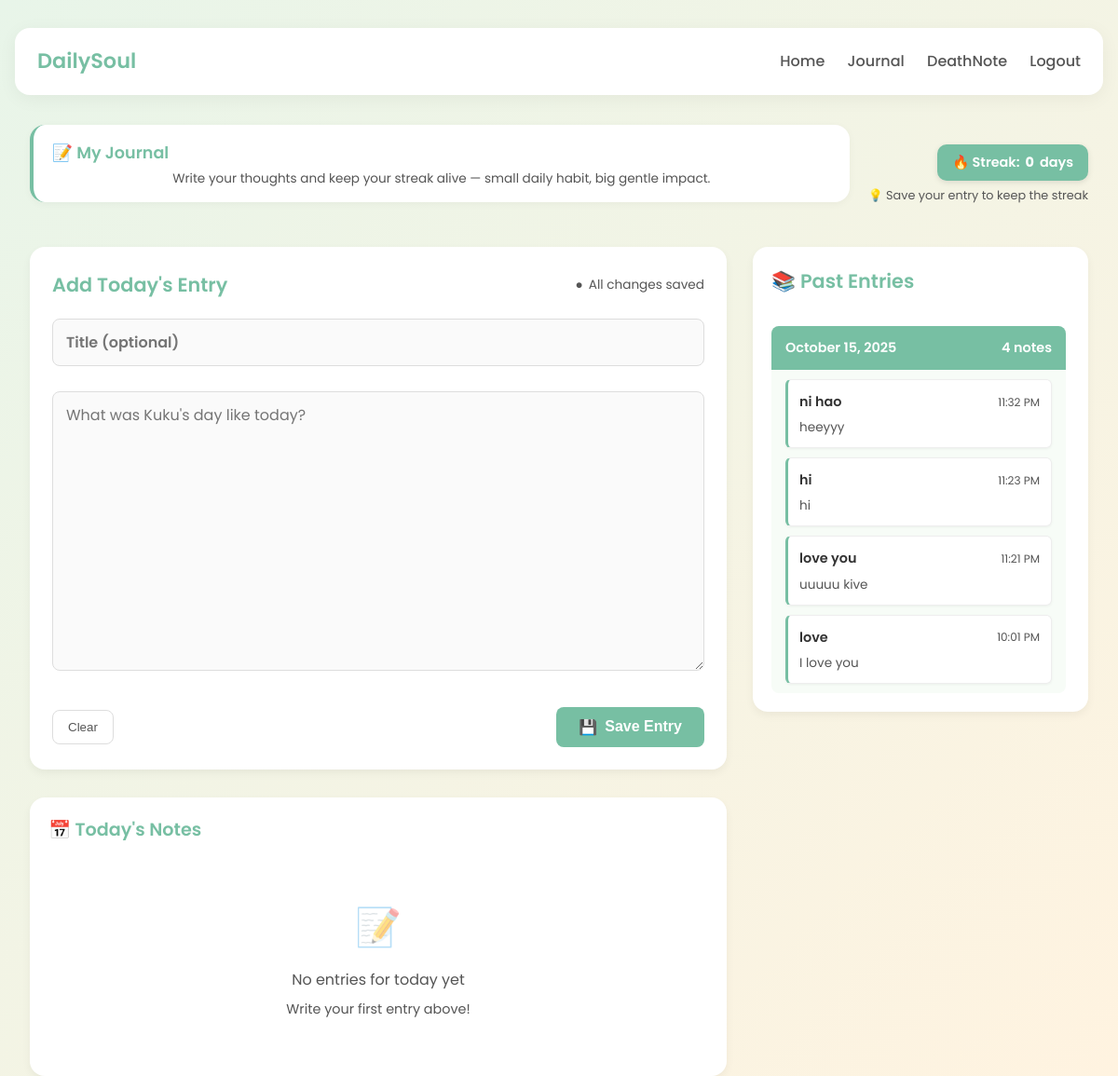
The page /journal/ (signed in) on the database as committed earlier.
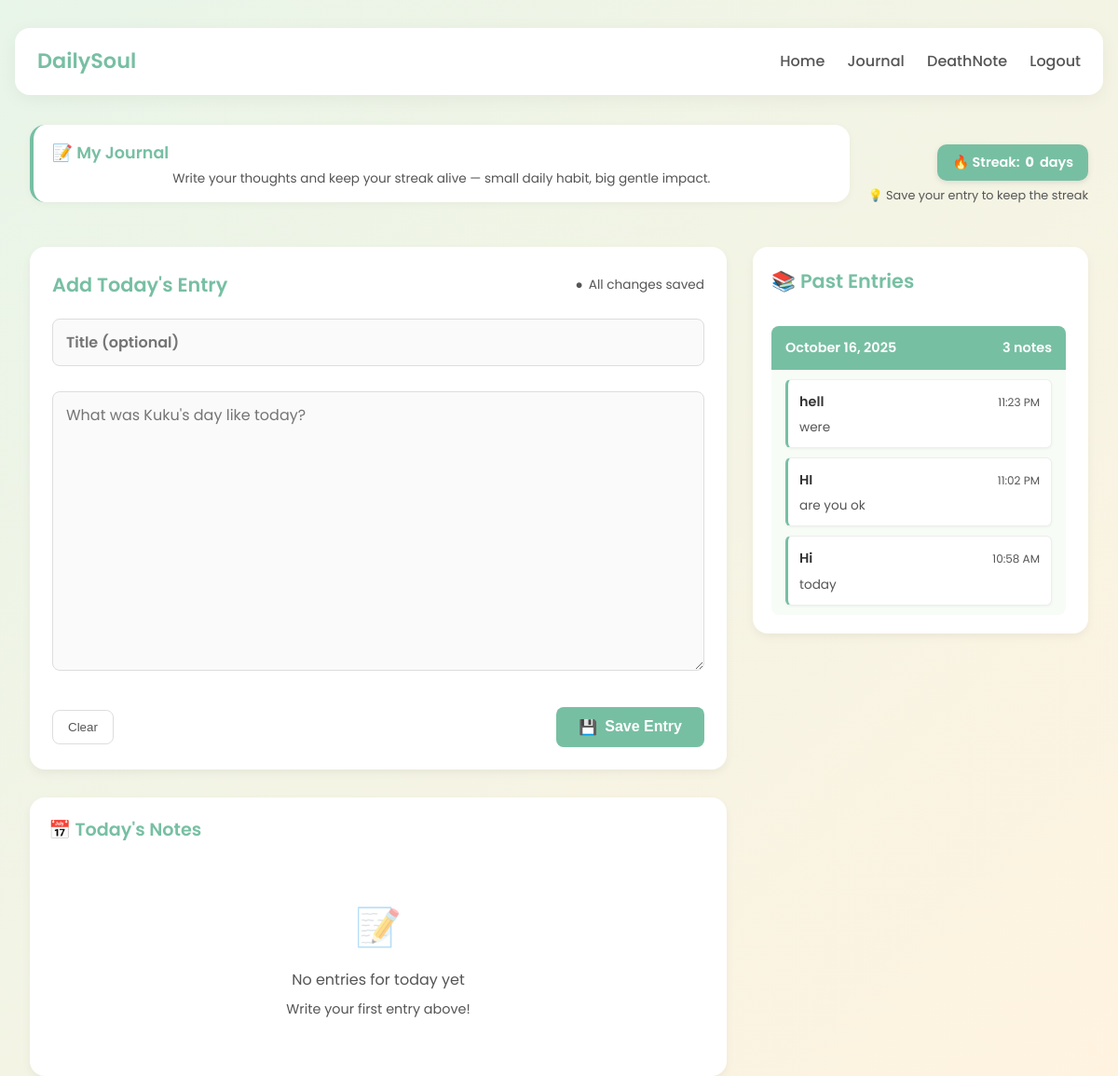
The same page on the database as committed later.
### DailySoul/models.py (models this page shows, shortened)
class JournalEntry(models.Model):
    user = models.ForeignKey(User, on_delete=models.CASCADE)
    title = models.CharField(max_length=100)
    content = models.TextField()
    created_at = models.DateTimeField(default=timezone.now)

### DailySoul/views.py (the view, shortened to what this page needs)
# urls.py: path('journal/', views.journal, name='journal'),
@login_required
def journal(request):
    user_timezone = timezone.get_current_timezone()
    today_utc = timezone.now()
    today_local = today_utc.astimezone(user_timezone).date()
    all_entries = JournalEntry.objects.filter(user=request.user).order_by('-created_at')
    todays_entries = [
        entry for entry in all_entries
        if entry.created_at.astimezone(user_timezone).date() == today_local
    ]
    entries_by_date = OrderedDict()
    for entry in all_entries:
        local_date = entry.created_at.astimezone(user_timezone).date()
        if local_date not in entries_by_date:
            entries_by_date[local_date] = []
        entries_by_date[local_date].append(entry)
    entries_by_date = OrderedDict(sorted(entries_by_date.items(), key=lambda x: x[0], reverse=True))
    streak = calculate_streak(request.user, user_timezone)
    context = {
        'todays_entries': todays_entries,
        'entries_by_date': entries_by_date,
        'streak': streak,
        'current_date': timezone.now(),
    }
    return render(request, 'journal.html', context)

### DailySoul/views.py (called while the page is built, shortened)
def calculate_streak(user, user_timezone):
    entries = JournalEntry.objects.filter(user=user).order_by('-created_at')
    if not entries:
        return 0
    streak = 0
    current_date = timezone.now().astimezone(user_timezone).date()
    has_entry_today = any(
        entry.created_at.astimezone(user_timezone).date() == current_date
        for entry in entries
    )
    if not has_entry_today:
        return 0

### DailySoul/templates/journal.html (shortened to what this page needs)
{% extends 'base.html' %}
{% load static %}
{% load tz %}
{% block content %}
<div class="journal-container">
  <div class="journal-top">
    <div class="welcome-message journal">
      <h2>📝 My Journal</h2>
      <p>Write your thoughts and keep your streak alive — small daily habit, big gentle impact.</p>
    </div>
    <div class="streak-info">
      <div class="streak-card">🔥 Streak: <strong>{{ streak }}</strong> day{% if streak != 1 %}s{% endif %}</div>
      <div class="save-status">
        <span>💡 Save your entry to keep the streak</span>
      </div>
    </div>
  </div>
  <div class="journal-grid">
    <div>
      <div class="journal-card">
        <div class="section-head">
          <h3 id="form-title">Add Today's Entry</h3>
          <div class="save-indicator">
            <span id="auto-save-status">●</span>
            <span id="save-text">All changes saved</span>
          </div>
        </div>
        <form method="post" class="journal-form" id="journal-form">
          <input name="title" id="entry-title" placeholder="Title (optional)" value="" />
          <textarea name="content" id="entry-content" placeholder="What was {{ request.user.username }}'s day like today?"></textarea>
          <div class="form-actions">
            <button type="button" class="btn-secondary" id="clear-btn">Clear</button>
            <button type="submit" class="btn-primary" id="submit-btn">
              <span>💾</span>
              Save Entry
            </button>
          </div>
        </form>
      </div>
      <div class="todays-entries">
        <h4>📅 Today's Notes</h4>
        <div class="todays-entries-list" id="todays-entries-list">
          {% for entry in todays_entries %}
            <div class="today-entry-card" data-entry-id="{{ entry.id }}" data-entry-title="{{ entry.title|default:'Untitled' }}" data-entry-content="{{ entry.content }}" data-entry-date="{{ entry.created_at|date:'M d, Y' }}" data-entry-time="{{ entry.created_at|time:'g:i A' }}">
              <div class="today-entry-meta">
                <div class="today-entry-title">{{ entry.title|default:"Untitled" }}</div>
                <div class="today-entry-time">{{ entry.created_at|time:'g:i A' }}</div>
              </div>
              <div class="today-entry-content">{{ entry.content|truncatechars:140 }}</div>
              <div class="today-entry-actions">
                <button class="entry-action-btn view-btn" title="View">👁️</button>
                <button class="entry-action-btn edit-btn" title="Edit">✏️</button>
                <button class="entry-action-btn delete-btn" title="Delete">🗑️</button>
              </div>
            </div>
          {% empty %}
            <div class="no-entries">
              <div class="icon">📝</div>
              <p>No entries for today yet</p>
              <p style="font-size: 0.9rem; margin-top: 8px;">Write your first entry above!</p>
            </div>
          {% endfor %}
        </div>
      </div>
    </div>
    <aside class="sidebar">
      <div class="section-head">
        <h3 style="margin:0; color:var(--accent);">📚 Past Entries</h3>
      </div>
      <div class="entries-container" id="entries-container">
        {% if entries_by_date %}
          {% for date, entries in entries_by_date.items %}
            <div class="day-group">
              <div class="day-header">
                <span>{{ date|date:"F j, Y" }}</span>
                <span>{{ entries|length }} note{{ entries|length|pluralize }}</span>
              </div>
              <div class="day-entries">
                {% for entry in entries %}
                  <div class="entry-card" data-entry-id="{{ entry.id }}" data-entry-title="{{ entry.title|default:'Untitled' }}" data-entry-content="{{ entry.content }}" data-entry-date="{{ entry.created_at|date:'M d, Y' }}" data-entry-time="{{ entry.created_at|time:'g:i A' }}">
                    <div class="entry-meta">
                      <div class="entry-title">{{ entry.title|default:"Untitled" }}</div>
                      <div class="entry-time">{{ entry.created_at|time:'g:i A' }}</div>
                    </div>
                    <div class="entry-snippet">{{ entry.content|truncatechars:100 }}</div>
                  </div>
                {% endfor %}
              </div>
            </div>
          {% endfor %}
        {% else %}
          <div class="no-entries">
            <div class="icon">📝</div>
            <p>No past entries</p>
            <p style="font-size: 0.9rem; margin-top: 8px;">Your journal history will appear here</p>
          </div>
        {% endif %}
      </div>
    </aside>
  </div>
</div>
{% endblock %}

### DailySoul/templates/base.html (shortened to what this page needs)
{% load static %}
<!DOCTYPE html>
<html lang="en">
<head>
</head>
<body>
  <nav class="navbar">
    <div class="nav-left"><h2 class="logo">DailySoul</h2></div>
    <div class="nav-links">
      <a href="{% url 'dashboard' %}">Home</a>
      <a href="/journal/">Journal</a>
      <a href="/deathnote/">DeathNote</a>
      <a href="{% url 'logout' %}">Logout</a>
    </div>
  </nav>
  <main>
    {% block content %}
    {% endblock %}
  </main>
</body>
</html>

### DailySoul/templates/base.html (style rules this page uses)
:root { --bg1: #e8f5e9; --bg2: #fff3e0; --accent: #77bfa3; --accent-dark: #5fa88d; --accent-light: #e8f5e9; --muted: #555; --muted-light: #777; --card-bg: #ffffff; --radius: 16px; --radius-lg: 20px; --tarot-width: 280px; --tarot-height: 480px; --max-container-width: 1400px; }
* { box-sizing: border-box; margin: 0; padding: 0; }
html, body { height: 100%; font-family: 'Poppins', sans-serif; }
body { background: linear-gradient(135deg, var(--bg1), var(--bg2)); display: flex; flex-direction: column; align-items: center; justify-content: flex-start; padding: 30px 16px 40px; color: #222; line-height: 1.6; }
.navbar { max-width: var(--max-container-width); margin-bottom: 32px; }
main { max-width: var(--max-container-width); width: 100%; margin: 0 auto; padding: 0; }
.dashboard-container, .journal-grid { display: flex; gap: 35px; width: 100%; }
.welcome-message { background: var(--card-bg); color: var(--muted); padding: 20px 24px; border-radius: var(--radius); margin-bottom: 24px; max-width: var(--max-container-width); width: 100%; box-shadow: 0 4px 10px rgba(0,0,0,0.05); text-align:center; }
.welcome-message h2 { margin-bottom:8px; color:var(--accent); font-weight:600; }
.section-head { display:flex; justify-content:space-between; align-items:center; gap:12px; margin-bottom:20px; }
.section-head h3 { margin:0; color:var(--accent); font-size:1.4rem; }
.journal-top { display: flex; justify-content: space-between; align-items: flex-start; margin-bottom: 24px; width: 100%; }
.journal-card { background: var(--card-bg); border-radius: var(--radius-lg); box-shadow: 0 10px 30px rgba(0,0,0,0.08); padding: 30px; flex: 2; }
.sidebar { background: var(--card-bg); border-radius: var(--radius-lg); box-shadow: 0 10px 30px rgba(0,0,0,0.08); padding: 20px; flex: 1; }
.streak-card { background: var(--accent); color: white; padding: 10px 18px; border-radius: 12px; font-size: 1.1rem; box-shadow: 0 4px 10px rgba(0,0,0,0.2); }
.journal-form input, .journal-form textarea { width: 100%; padding: 12px; margin-bottom: 15px; border: 1px solid #ddd; border-radius: 8px; font-family: inherit; font-size: 1rem; resize: vertical; }
.journal-form textarea { min-height: 400px; }
.journal-form input { font-weight: 600; }
.btn-primary { background: var(--accent); color: white; border: none; padding: 12px 24px; border-radius: 12px; cursor: pointer; font-weight: 600; font-size: 1rem; transition: background 0.3s; float: right; }
.entry-card { background: #f7fcf7; border-radius: 12px; padding: 15px; border: 1px solid #eee; transition: background 0.2s; }
.entry-meta { display:flex; justify-content:space-between; margin-bottom:5px; }
.entry-title { font-weight:600; color:#333; }
.entry-snippet { font-size:0.9rem; color:var(--muted); line-height:1.4; }
.navbar { width: 100%; display: flex; justify-content: space-between; align-items: center; background-color: var(--card-bg); padding: 18px 24px; border-radius: var(--radius); box-shadow: 0 4px 20px rgba(0, 0, 0, 0.05); margin-bottom: 32px; max-width: var(--max-container-width); margin-left: auto; margin-right: auto; }
.navbar .logo { color: var(--accent); font-weight: 600; font-size: 1.4rem; }
.navbar .nav-links a { text-decoration:none; color:var(--muted); margin-left:20px; font-weight:500; transition:color .25s; }
main { max-width: var(--max-container-width); width: 100%; margin:0 auto; padding:0 16px; }

Rows that differ between the two databases and show on the page:
removed JournalEntry: created_at "October 15, 2025", entries "4", title "ni hao", created_at "11:32 PM", content "heeyyy"
removed JournalEntry: title "hi", created_at "11:23 PM", content "hi", shown under "October 15, 2025"
removed JournalEntry: title "love you", created_at "11:21 PM", content "uuuuu kive", shown under "October 15, 2025"
removed JournalEntry: title "love", created_at "10:01 PM", content "I love you", shown under "October 15, 2025"
added JournalEntry: created_at "October 16, 2025", entries "3", title "hell", created_at "11:23 PM", content "were"
added JournalEntry: title "HI", created_at "11:02 PM", content "are you ok", shown under "October 16, 2025"
added JournalEntry: title "Hi", created_at "10:58 AM", content "today", shown under "October 16, 2025"
